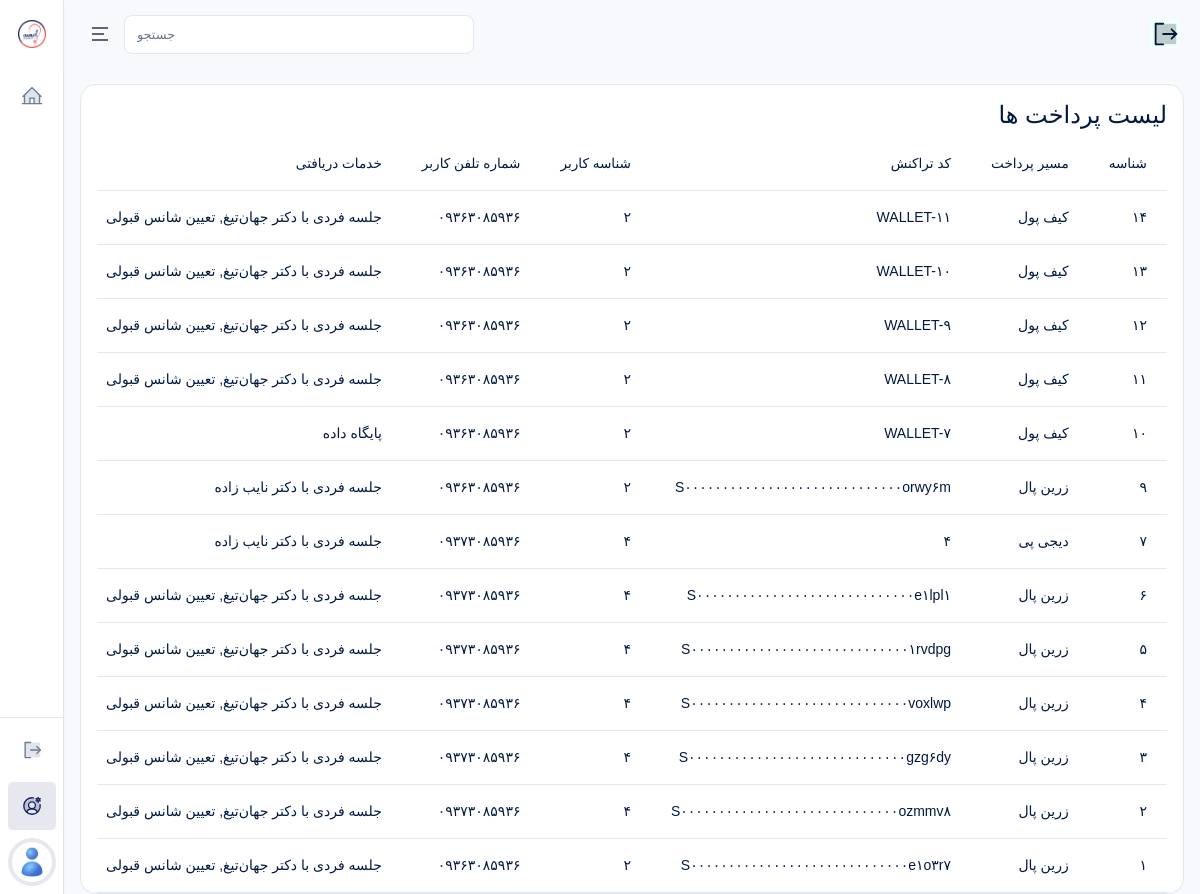
The app's page /accounts/admins/payments/ (signed in) with its own data.
### payments/models.py (models this page shows, shortened)
class Payment(models.Model):
    order = models.ForeignKey(
        PackageRequest,
        on_delete=models.CASCADE,
        related_name="order"
    )
    amount = models.DecimalField(
        max_digits=12,
        decimal_places=0
    )
    authority = models.CharField(
        max_length=100,
        unique=True
    )
    ref_id = models.CharField(
        max_length=100,
        blank=True
    )
    gateway = models.CharField(
        max_length=50,
        default="zarinpal"
    )
    status = models.CharField(
        max_length=20,
        choices=PaymentStatus.choices,
        default=PaymentStatus.INIT
    )
    created_at = models.DateTimeField(auto_now_add=True)
    paid_at = models.DateTimeField(
        null=True,
        blank=True
    )
    tracking_code = models.CharField(
        max_length=100,
        blank=True
    )
    provider = models.CharField(
        max_length=20,
        choices=PaymentProvider.choices,
        default=PaymentProvider.ZARINPAL
    )
    kiani_id = models.BigIntegerField(
        null=True,
        blank=True
    )
    wallet_amount = models.DecimalField(
        max_digits=12,
        decimal_places=0,
        default=0
    )
    gateway_amount = models.DecimalField(
        max_digits=12,
        decimal_places=0,
        default=0
    )
    class Meta:
        verbose_name = "فاکتور پرداخت"
        verbose_name_plural = "فاکتور های پرداخت"
        ordering = ["-id"]

class PackageRequest(models.Model):
    student = models.ForeignKey(
        Student,
        on_delete=models.CASCADE,
        related_name="student_packege_requests",
        verbose_name="داوطلب"
    )
    package = models.ForeignKey(
        Package,
        on_delete=models.CASCADE,
        related_name="packege_requests",
        verbose_name="پلن"
    )
    final_price = models.DecimalField(
        max_digits=12,
        decimal_places=0,
        default=0,
        verbose_name="مبلغ نهایی"
    )
    discount_code = models.ForeignKey(
        DiscountCode,
        null=True,
        blank=True,
        on_delete=models.SET_NULL,
        related_name="orders"
    )
    discount_amount = models.DecimalField(
        max_digits=12,
        decimal_places=0,
        default=0
    )
    paid = models.BooleanField(default=False)
    created_at = models.DateTimeField(auto_now_add=True)
    class Meta:
        verbose_name = "درخواست پلن"
        verbose_name_plural = "درخواست های پلن"
        ordering = ["-id"]

class Package(models.Model):
    SERVICE_CHOICES = (
        ("1", "جلسه فردی با دکتر نایب زاده"),
        ("2", "جلسه فردی با دکتر جهان‌تیغ"),
        ("3", "تحلیل شخصیت"),
        ("4", "تعیین شانس قبولی"),
        ("5", "پایگاه داده"),
    )
    TYPE_CHOICES = (
        ("1", "برنزی"),
        ("2", "نقره ایی"),
        ("3", "طلایی"),
    )
    name = models.CharField(
        max_length=200,
        verbose_name="نام"
    )
    service = MultiSelectField(
        max_length=100,
        choices=SERVICE_CHOICES,
        verbose_name="خدمات"
    )
    type = models.CharField(
        max_length=1,
        choices=TYPE_CHOICES,
        verbose_name="نوع پکیج"
    )
    content = CKEditor5Field(
        "معرفی و توضیحات",
        config_name="default",
        null=True,
        blank=True
    )
    price_before_discount = models.DecimalField(
        max_digits=12,
        decimal_places=0,
        verbose_name="قیمت قبل از تخفیف (اختیاری)",
        null=True,
        blank=True
    )
    total_price = models.DecimalField(
        max_digits=12,
        decimal_places=0,
        verbose_name="قیمت به تومان"
    )
    is_public = models.BooleanField(
        default=True,
        verbose_name="نمایش عمومی"
    )
    class Meta:
        verbose_name = "پلن"
        verbose_name_plural = "پلن ها"
        ordering = ["-id"]

### accounts/models.py (models this page shows, shortened)
class Student(models.Model):
    user = models.OneToOneField(User, on_delete=models.CASCADE, related_name="user_student", verbose_name="کاربر")
    a_completed = models.BooleanField(default=False)
    b_completed = models.BooleanField(default=False)
    class Meta:
        verbose_name = "داوطلب"
        verbose_name_plural = "داوطلبان"
        ordering = ["-id"]

class User(AbstractUser):
    ROLE_CHOICES = (
        ("super_admin", "مدیرکل"),
        ("supervisor", "ناظر"),
        ("consultant", "مشاور"),
        ("student", "داوطلب"),
    )
    role = models.CharField(max_length=30, choices=ROLE_CHOICES, verbose_name="نقش")
    mobile = models.CharField(max_length=15, blank=True, unique=True, verbose_name="شماره موبایل")
    avatar = models.ImageField(upload_to="avatars/", blank=True, null=True, verbose_name="تصویر پروفایل")
    is_suspended = models.BooleanField(default=False, verbose_name="تعلیق شده")
    suspension_reason = models.TextField(blank=True, verbose_name="دلیل تعلیق")
    is_limited = models.BooleanField(default=False, verbose_name="دسترسی محدود (برای مدیرکل)")
    class Meta:
        verbose_name = "کاربر"
        verbose_name_plural = "کاربران"
        ordering = ["-id"]

### accounts/views.py (the view)
# urls.py: path("admins/payments/", AllPaymentListView.as_view(), name="all_payment_list"),
class AllPaymentListView(RoleRequiredMixin, SuperAdminSidebarContextMixin, ListView):
    allowed_roles = ["super_admin"]
    model = Payment
    template_name = "accounts/admins/payment_list.html"
    context_object_name = "payments"

### accounts/mixins.py (called while the page is built)
    def get_context_data(self, **kwargs):
        context = super().get_context_data(**kwargs)
        context.update({
            "PlansIntroductionCreated": PlansIntroduction.objects.first(),
            "CounselingIntroductionCreated": CounselingIntroduction.objects.first(),
            "EstimationIntroductionCreated": EstimationIntroduction.objects.first(),
            "ChoiceIntroductionCreated": ChoiceIntroduction.objects.first(),
            "LiveIntroductionCreated": LiveIntroduction.objects.first(),
            "AboutUsIntroductionCreated": AboutUsIntroduction.objects.first(),
            "DataIntroductionCreated": DataIntroduction.objects.first(),
        })
        return context

    def test_func(self):
        return (
            self.request.user.is_authenticated and
            self.request.user.role in self.allowed_roles and
            not self.request.user.is_suspended
        )

### pages/views.py (called while the page is built, shortened)
def global_context(request):
    has_database_service = False
    wallet = False
    nayeb_link = Consultant.objects.filter(
        user__last_name="نایب زاده"
    ).first()
    try:
        nayeb_consultant_open = User.objects.filter(id=73).first().user_consultant.show_schedules
        jahan_consultant_open = User.objects.filter(id=74).first().user_consultant.show_schedules
    except:
        nayeb_consultant_open = False
        jahan_consultant_open = False
    return {
        "has_database_service": has_database_service,
        "nayeb_link": nayeb_link,
        "wallet": wallet,
        "nayeb_consultant_open": nayeb_consultant_open,
        "jahan_consultant_open": jahan_consultant_open,
    }

### templates/accounts/admins/payment_list.html (shortened to what this page needs)
{% extends 'bases/dashboard.html' %}
{% load static %}
{% block content %}
<div class="table-responsive" dir="rtl">
    <div class="card-header justify-content-between">
        <div class="card-title">
            <h4>
                لیست پرداخت ها
            </h4>
        </div>
    </div>
    <table class="table text-nowrap table-hover">
        <thead>
            <tr>
                <th scope="col">شناسه</th>
                <th scope="col">مسیر پرداخت</th>
                <th scope="col">کد تراکنش</th>
                <th scope="col">شناسه کاربر</th>
                <th scope="col">شماره تلفن کاربر</th>
                <th scope="col">خدمات دریافتی</th>
            </tr>
        </thead>
        <tbody>
            {% for payment in payments %}
            {% if payment.status != "INIT" %}
            <tr>
                <td>
                    {{ payment.id }}
                </td>
                <td>
                    {{ payment.get_provider_display }}
                </td>
                <td>
                    {{ payment.authority }}
                </td>
                <td>
                    {{ payment.order.student.user.id }}
                </td>
                <td>
                    {{ payment.order.student.user.mobile }}
                </td>
                <td>
                    {{ payment.order.package.get_service_display }}
                </td>
            </tr>
            {% endif %}
            {% empty %}
            <tr>
                <td colspan="9" style="text-align: center;">
                    موردی یافت نشد.
                </td>
            </tr>
            {% endfor %}
        </tbody>
    </table>
</div>
{% endblock %}

### records on screen
Payment: id "۱۴", provider "کیف پول", authority "WALLET-۱۱", order.student.user.id "۲", order.student.user.mobile "۰۹۳۶۳۰۸۵۹۳۶", order.package.service "جلسه فردی با دکتر جهان‌تیغ, تعیین شانس قبولی"
Payment: id "۱۳", provider "کیف پول", authority "WALLET-۱۰", order.student.user.id "۲", order.student.user.mobile "۰۹۳۶۳۰۸۵۹۳۶", order.package.service "جلسه فردی با دکتر جهان‌تیغ, تعیین شانس قبولی"
Payment: id "۱۲", provider "کیف پول", authority "WALLET-۹", order.student.user.id "۲", order.student.user.mobile "۰۹۳۶۳۰۸۵۹۳۶", order.package.service "جلسه فردی با دکتر جهان‌تیغ, تعیین شانس قبولی"
Payment: id "۱۱", provider "کیف پول", authority "WALLET-۸", order.student.user.id "۲", order.student.user.mobile "۰۹۳۶۳۰۸۵۹۳۶", order.package.service "جلسه فردی با دکتر جهان‌تیغ, تعیین شانس قبولی"
Payment: id "۱۰", provider "کیف پول", authority "WALLET-۷", order.student.user.id "۲", order.student.user.mobile "۰۹۳۶۳۰۸۵۹۳۶", order.package.service "پایگاه داده"
Payment: id "۹", provider "زرین پال", authority "S۰۰۰۰۰۰۰۰۰۰۰۰۰۰۰۰۰۰۰۰۰۰۰۰۰۰۰۰۰orwy۶m", order.student.user.id "۲", order.student.user.mobile "۰۹۳۶۳۰۸۵۹۳۶", order.package.service "جلسه فردی با دکتر نایب زاده"
Payment: id "۷", provider "دیجی پی", authority "۴", order.student.user.id "۴", order.student.user.mobile "۰۹۳۷۳۰۸۵۹۳۶", order.package.service "جلسه فردی با دکتر نایب زاده"
Payment: id "۶", provider "زرین پال", authority "S۰۰۰۰۰۰۰۰۰۰۰۰۰۰۰۰۰۰۰۰۰۰۰۰۰۰۰۰۰e۱lpl۱", order.student.user.id "۴", order.student.user.mobile "۰۹۳۷۳۰۸۵۹۳۶", order.package.service "جلسه فردی با دکتر جهان‌تیغ, تعیین شانس قبولی"
Payment: id "۵", provider "زرین پال", authority "S۰۰۰۰۰۰۰۰۰۰۰۰۰۰۰۰۰۰۰۰۰۰۰۰۰۰۰۰۰۱rvdpg", order.student.user.id "۴", order.student.user.mobile "۰۹۳۷۳۰۸۵۹۳۶", order.package.service "جلسه فردی با دکتر جهان‌تیغ, تعیین شانس قبولی"
Payment: id "۴", provider "زرین پال", authority "S۰۰۰۰۰۰۰۰۰۰۰۰۰۰۰۰۰۰۰۰۰۰۰۰۰۰۰۰۰voxlwp", order.student.user.id "۴", order.student.user.mobile "۰۹۳۷۳۰۸۵۹۳۶", order.package.service "جلسه فردی با دکتر جهان‌تیغ, تعیین شانس قبولی"
Payment: id "۳", provider "زرین پال", authority "S۰۰۰۰۰۰۰۰۰۰۰۰۰۰۰۰۰۰۰۰۰۰۰۰۰۰۰۰۰gzg۶dy", order.student.user.id "۴", order.student.user.mobile "۰۹۳۷۳۰۸۵۹۳۶", order.package.service "جلسه فردی با دکتر جهان‌تیغ, تعیین شانس قبولی"
Payment: id "۲", provider "زرین پال", authority "S۰۰۰۰۰۰۰۰۰۰۰۰۰۰۰۰۰۰۰۰۰۰۰۰۰۰۰۰۰ozmmv۸", order.student.user.id "۴", order.student.user.mobile "۰۹۳۷۳۰۸۵۹۳۶", order.package.service "جلسه فردی با دکتر جهان‌تیغ, تعیین شانس قبولی"
Payment: id "۱", provider "زرین پال", authority "S۰۰۰۰۰۰۰۰۰۰۰۰۰۰۰۰۰۰۰۰۰۰۰۰۰۰۰۰۰e۱o۳r۷", order.student.user.id "۲", order.student.user.mobile "۰۹۳۶۳۰۸۵۹۳۶", order.package.service "جلسه فردی با دکتر جهان‌تیغ, تعیین شانس قبولی"
